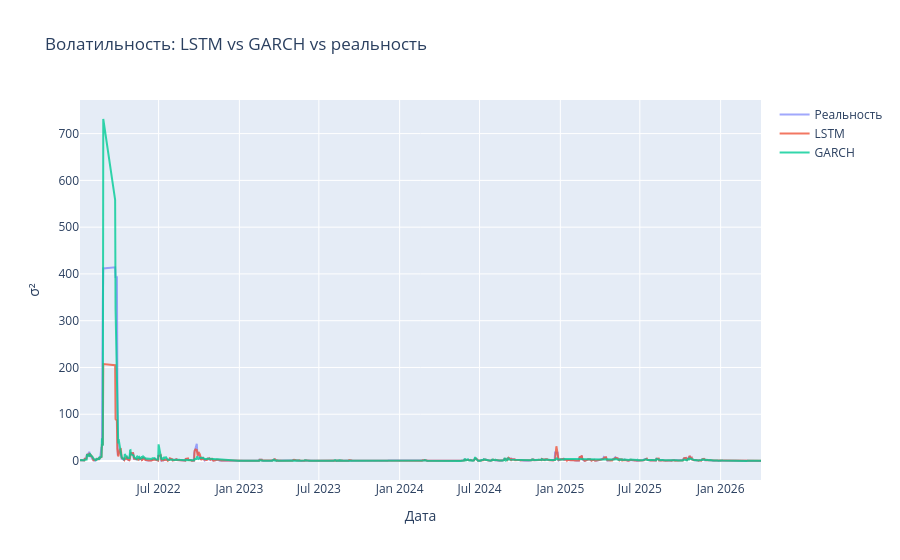

Notebook code cell kept with this figure:
### Code cell
fig = go.Figure()

fig.add_trace(go.Scatter(
    x=dates_test, y=targets_denorm,
    name='Реальность', opacity=0.6
))

fig.add_trace(go.Scatter(
    x=dates_test, y=preds_denorm,
    name='LSTM', opacity=0.8
))

fig.add_trace(go.Scatter(
    x=dates_test, y=garch_preds_raw,
    name='GARCH', opacity=0.8
))

fig.update_layout(
    title='Волатильность: LSTM vs GARCH vs реальность',
    xaxis_title='Дата',
    yaxis_title='σ²'
)
fig.show()

### Figure 1 — Plotly figure (JSON) as saved in the notebook; plotly's stock layout.template omitted (floating-point values rounded to 4 significant figures; data arrays with more than 128 entries replaced by an {"elided": "..."} marker saying what was removed)
{"data": [{"name": "Реальность", "opacity": 0.6, "type": "scatter", "x": {"elided": "1062 str values"}, "y": {"elided": "1062 float values"}}, {"name": "LSTM", "opacity": 0.8, "type": "scatter", "x": {"elided": "1062 str values"}, "y": {"elided": "1062 float values"}}, {"name": "GARCH", "opacity": 0.8, "type": "scatter", "x": {"elided": "1062 str values"}, "y": {"elided": "1062 float values"}}], "layout": {"title": {"text": "Волатильность: LSTM vs GARCH vs реальность"}, "xaxis": {"title": {"text": "Дата"}}, "yaxis": {"title": {"text": "σ²"}}}}
